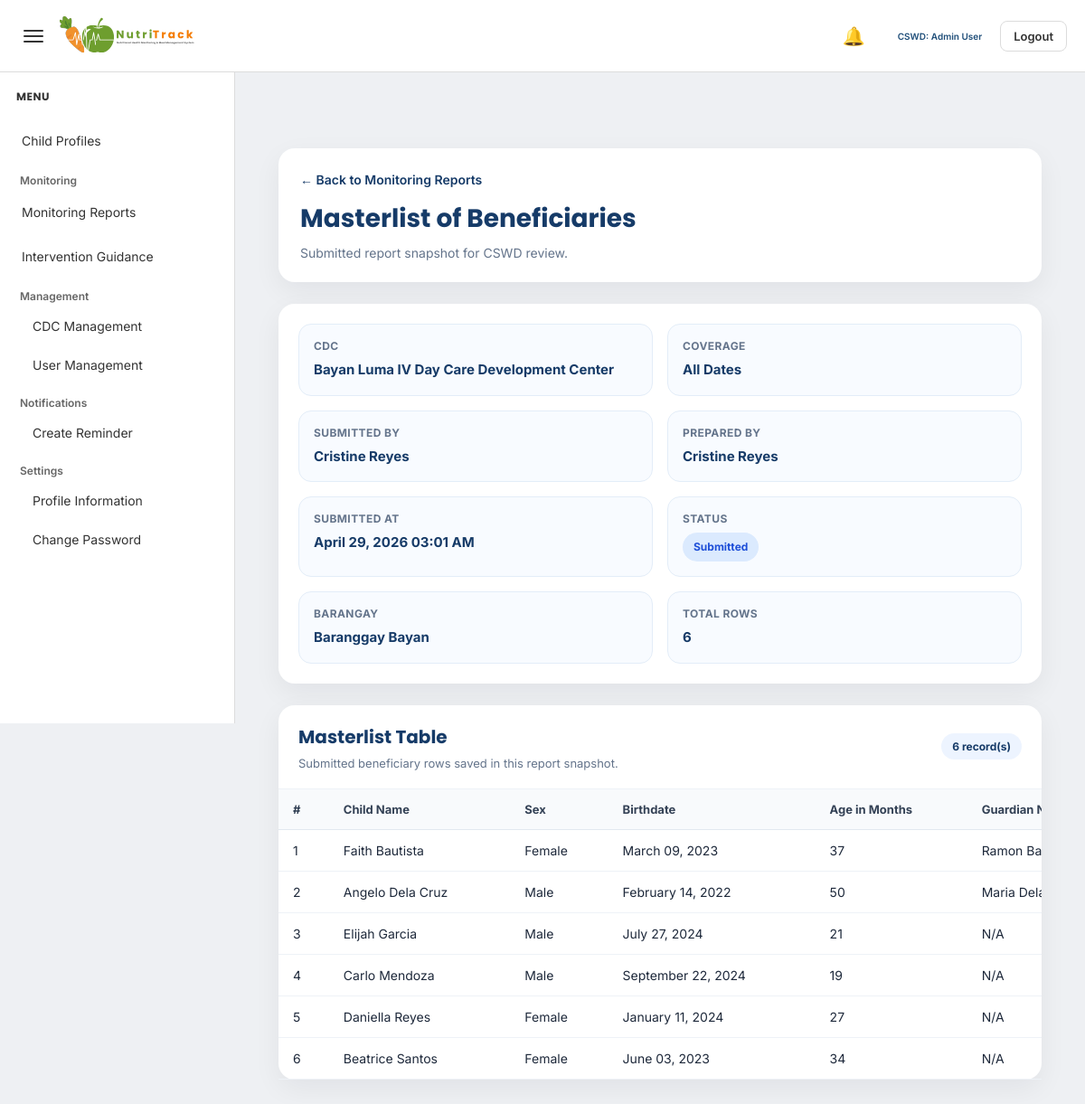
/admin/view_masterlist_report.php?id=16 (signed in), run on the app's committed database.
### tables this page shows
CREATE TABLE `submitted_reports` (
  `submitted_report_id` int(11) NOT NULL,
  `report_type` varchar(100) NOT NULL,
  `cdc_id` int(11) NOT NULL,
  `submitted_by` int(11) NOT NULL,
  `date_from` date DEFAULT NULL,
  `date_to` date DEFAULT NULL,
  `submitted_at` datetime NOT NULL DEFAULT current_timestamp(),
  `status` varchar(50) NOT NULL DEFAULT 'submitted',
  `report_payload` longtext NOT NULL
);

CREATE TABLE `cdc` (
  `cdc_id` int(11) NOT NULL,
  `cdc_name` varchar(100) DEFAULT NULL,
  `barangay` varchar(100) DEFAULT NULL,
  `address` text DEFAULT NULL,
  `status` varchar(20) DEFAULT 'Active',
  `created_at` timestamp NOT NULL DEFAULT current_timestamp()
);

### admin/view_masterlist_report.php (the view, shortened to what this page needs)
<?php
include '../config/database.php';
function h($value)
{
    return htmlspecialchars((string)$value, ENT_QUOTES, 'UTF-8');
}
function safe_value($value, $fallback = 'N/A')
{
    return (isset($value) && trim((string)$value) !== '') ? $value : $fallback;
}
function format_date_value($date, $fallback = 'N/A')
{
    $timestamp = strtotime($date);
    return date('F d, Y', $timestamp);
}
function format_datetime_value($date, $fallback = 'N/A')
{
    $timestamp = strtotime($date);
    return date('F d, Y h:i A', $timestamp);
}
function normalize_sex($sex)
{
    $sex = strtolower(trim((string)$sex));
    if ($sex === 'm' || $sex === 'male') {
        return 'Male';
    }
    if ($sex === 'f' || $sex === 'female') {
        return 'Female';
    }
    return trim((string)$sex) !== '' ? ucfirst(trim((string)$sex)) : 'N/A';
}
$submitted_report_id = (int) $_GET['id'];
$report_sql = "
    SELECT
        sr.submitted_report_id,
        sr.report_type,
        sr.cdc_id,
        sr.submitted_by,
        sr.date_from,
        sr.date_to,
        sr.submitted_at,
        sr.status,
        sr.report_payload,
        c.cdc_name,
        c.barangay,
        c.address AS cdc_address,
        CONCAT(
            COALESCE(u.first_name, ''),
            CASE
                WHEN u.first_name IS NOT NULL AND u.first_name != '' AND u.last_name IS NOT NULL AND u.last_name != '' THEN ' '
                ELSE ''
            END,
            COALESCE(u.last_name, '')
        ) AS submitted_by_name
    FROM submitted_reports sr
    INNER JOIN cdc c ON sr.cdc_id = c.cdc_id
    INNER JOIN users u ON sr.submitted_by = u.user_id
    WHERE sr.submitted_report_id = ?
    LIMIT 1
";
$stmt_report = mysqli_prepare($conn, $report_sql);
mysqli_stmt_bind_param($stmt_report, "i", $submitted_report_id);
mysqli_stmt_execute($stmt_report);
$result_report = mysqli_stmt_get_result($stmt_report);
$report = mysqli_fetch_assoc($result_report);
$payload = json_decode($report['report_payload'], true);
$rows = [];
if (isset($payload['submitted_rows']) && is_array($payload['submitted_rows'])) {
    $rows = $payload['submitted_rows'];
}
$prepared_by = safe_value($payload['prepared_by'] ?? '', $report['submitted_by_name']);
$total_records = isset($payload['total_records']) ? (int)$payload['total_records'] : count($rows);
$coverage_text = 'All Dates';
$status = strtolower(trim((string)$report['status']));
$status_class = 'status-default';
if ($status === 'submitted') {
    $status_class = 'status-submitted';
} elseif ($status === 'reviewed') {
    $status_class = 'status-reviewed';
} elseif ($status === 'approved') {
    $status_class = 'status-approved';
} elseif ($status === 'returned') {
    $status_class = 'status-returned';
}
?>
<!DOCTYPE html>
<html lang="en">
<head>
    <link rel="stylesheet" href="../assets/admin-style.css">
</head>
<body>
<?php include '../includes/admin_topbar.php'; ?>
<?php include '../includes/admin_sidebar.php'; ?>
<div class="main-content" id="mainContent">
    <div class="report-view-wrapper">
        <div class="report-header-card">
            <a href="monitoring_reports.php" class="back-link">← Back to Monitoring Reports</a>
            <div class="report-header">
                <h1>Masterlist of Beneficiaries</h1>
                <p>Submitted report snapshot for CSWD review.</p>
            </div>
        </div>
        <div class="summary-card">
            <div class="summary-grid">
                <div class="summary-item">
                    <div class="summary-label">CDC</div>
                    <div class="summary-value"><?php echo h(safe_value($payload['cdc_name'] ?? '', $report['cdc_name'])); ?></div>
                </div>
                <div class="summary-item">
                    <div class="summary-label">Coverage</div>
                    <div class="summary-value"><?php echo h($coverage_text); ?></div>
                </div>
                <div class="summary-item">
                    <div class="summary-label">Submitted By</div>
                    <div class="summary-value"><?php echo h(safe_value($report['submitted_by_name'])); ?></div>
                </div>
                <div class="summary-item">
                    <div class="summary-label">Prepared By</div>
                    <div class="summary-value"><?php echo h($prepared_by); ?></div>
                </div>
                <div class="summary-item">
                    <div class="summary-label">Submitted At</div>
                    <div class="summary-value"><?php echo h(format_datetime_value($report['submitted_at'])); ?></div>
                </div>
                <div class="summary-item">
                    <div class="summary-label">Status</div>
                    <div class="summary-value">
                        <span class="status-badge <?php echo h($status_class); ?>">
                            <?php echo h(safe_value($report['status'])); ?>
                        </span>
                    </div>
                </div>
                <div class="summary-item">
                    <div class="summary-label">Barangay</div>
                    <div class="summary-value"><?php echo h(safe_value($report['barangay'])); ?></div>
                </div>
                <div class="summary-item">
                    <div class="summary-label">Total Rows</div>
                    <div class="summary-value"><?php echo (int)$total_records; ?></div>
                </div>
            </div>
        </div>
        <div class="table-card">
            <div class="table-header">
                <div>
                    <h2>Masterlist Table</h2>
                    <p>Submitted beneficiary rows saved in this report snapshot.</p>
                </div>
                <span class="record-count"><?php echo (int)$total_records; ?> record(s)</span>
            </div>
            <?php if (!empty($rows)): ?>
                <div class="table-wrap">
                    <table class="report-table">
                        <thead>
                            <tr>
                                <th>#</th>
                                <th>Child Name</th>
                                <th>Sex</th>
                                <th>Birthdate</th>
                                <th>Age in Months</th>
                                <th>Guardian Name</th>
                            </tr>
                        </thead>
                        <tbody>
                            <?php foreach ($rows as $index => $row): ?>
                                <tr>
                                    <td><?php echo (int)($index + 1); ?></td>
                                    <td><?php echo h(safe_value($row['full_name'] ?? '')); ?></td>
                                    <td><?php echo h(normalize_sex($row['sex'] ?? '')); ?></td>
                                    <td><?php echo h(format_date_value($row['birthdate'] ?? '')); ?></td>
                                    <td><?php echo h(safe_value($row['age_in_months'] ?? '')); ?></td>
                                    <td><?php echo h(safe_value($row['guardian_name'] ?? '')); ?></td>
                                </tr>
                            <?php endforeach; ?>
                        </tbody>
                    </table>
                </div>
            <?php endif; ?>
        </div>
    </div>
</div>
</body>
</html>

### assets/admin-style.css (style rules this page uses)
* { box-sizing:border-box; margin:0; padding:0; }
:root { --page-bg:#eef0f3; --card-bg:#ffffff; --text-color:#333333; --muted-text:#666666; --border-color:#dcdcdc; --input-bg:#ffffff; --input-border:#cfcfcf; --readonly-bg:#f5f5f5; --hover-bg:#edf3f8; --active-bg:#dbe7f3; --accent:#1F4E79; --secondary:#2E7D32; --alert:#C0392B; --warning:#E67E22; --table-head:#f7f7f7; --blue-soft:#cfdff1; --green-soft:#dce6da; --red-soft:#eadcdc; --orange-soft:#f4e2d3; }
body { background:var(--page-bg); font-family:'Inter', sans-serif; color:var(--text-color); }
a { text-decoration:none; }
.main-content { margin-left:260px; padding:140px 24px 24px; transition:margin-left 0.25s ease; }
.summary-grid { display:grid; grid-template-columns:repeat(3, 1fr); gap:18px; }
@media (max-width: 1200px) { .summary-grid { grid-template-columns:repeat(2, 1fr); } }

### admin/view_masterlist_report.php (style rules this page uses)
.report-view-wrapper { padding: 24px; }
.report-header-card, .summary-card, .table-card { background: #ffffff; border-radius: 18px; box-shadow: 0 10px 30px rgba(15, 23, 42, 0.06); margin-bottom: 24px; }
.report-header-card { padding: 24px; }
.back-link { display: inline-flex; align-items: center; gap: 8px; text-decoration: none; color: #163b68; font-size: 14px; font-weight: 600; margin-bottom: 14px; }
.report-header h1 { margin: 0; font-family: 'Poppins', sans-serif; font-size: 28px; font-weight: 700; color: #163b68; }
.report-header p { margin: 8px 0 0; font-size: 14px; color: #64748b; }
.summary-card { padding: 22px; }
.summary-grid { display: grid; grid-template-columns: repeat(4, minmax(180px, 1fr)); gap: 16px; }
.summary-item { background: #f8fbff; border: 1px solid #e3edf8; border-radius: 14px; padding: 16px; }
.summary-label { font-size: 12px; font-weight: 700; color: #64748b; text-transform: uppercase; letter-spacing: 0.4px; margin-bottom: 8px; }
.summary-value { font-size: 15px; font-weight: 700; color: #163b68; line-height: 1.5; }
.table-header { padding: 20px 22px; border-bottom: 1px solid #eef2f7; display: flex; justify-content: space-between; align-items: center; gap: 12px; flex-wrap: wrap; }
.table-header h2 { margin: 0; font-family: 'Poppins', sans-serif; font-size: 20px; font-weight: 700; color: #163b68; }
.table-header p { margin: 6px 0 0; font-size: 13px; color: #64748b; }
.record-count, .status-badge { display: inline-flex; align-items: center; justify-content: center; padding: 7px 12px; border-radius: 999px; font-size: 12px; font-weight: 700; white-space: nowrap; }
.record-count { background: #edf4ff; color: #163b68; }
.status-badge { text-transform: capitalize; }
.status-submitted { background: #dbeafe; color: #1d4ed8; }
.table-wrap { width: 100%; overflow-x: auto; }
.report-table { width: 100%; min-width: 1200px; border-collapse: collapse; }
.report-table thead th { background: #f8fafc; font-size: 13px; font-weight: 700; color: #334155; text-align: left; padding: 14px 16px; border-bottom: 1px solid #e2e8f0; white-space: nowrap; }
.report-table tbody td { padding: 14px 16px; font-size: 14px; color: #1e293b; border-bottom: 1px solid #eef2f7; vertical-align: top; }
@media (max-width: 1200px) { .summary-grid { grid-template-columns: repeat(2, minmax(180px, 1fr)); } }

### data on the page
submitted_reports: cdc.cdc_name "Bayan Luma IV Day Care Development Center", submitted_at "April 29, 2026 03:01 AM", status "Submitted", cdc.barangay "Baranggay Bayan", report_payload "6"

### other printed values
$admin_full_name "Admin User"
$coverage_text "All Dates"
safe_value($report['submitted_by_name']) "Cristine Reyes"
$prepared_by "Cristine Reyes"
safe_value($row['full_name'] ?? '') "Faith Bautista"
normalize_sex($row['sex'] ?? '') "Female"
format_date_value($row['birthdate'] ?? '') "March 09, 2023"
safe_value($row['age_in_months'] ?? '') "37"
safe_value($row['guardian_name'] ?? '') "Ramon…"
safe_value($row['full_name'] ?? '') "Angelo Dela Cruz"
normalize_sex($row['sex'] ?? '') "Male"
format_date_value($row['birthdate'] ?? '') "February 14, 2022"
safe_value($row['age_in_months'] ?? '') "50"
safe_value($row['guardian_name'] ?? '') "Maria…"
safe_value($row['full_name'] ?? '') "Elijah Garcia"
